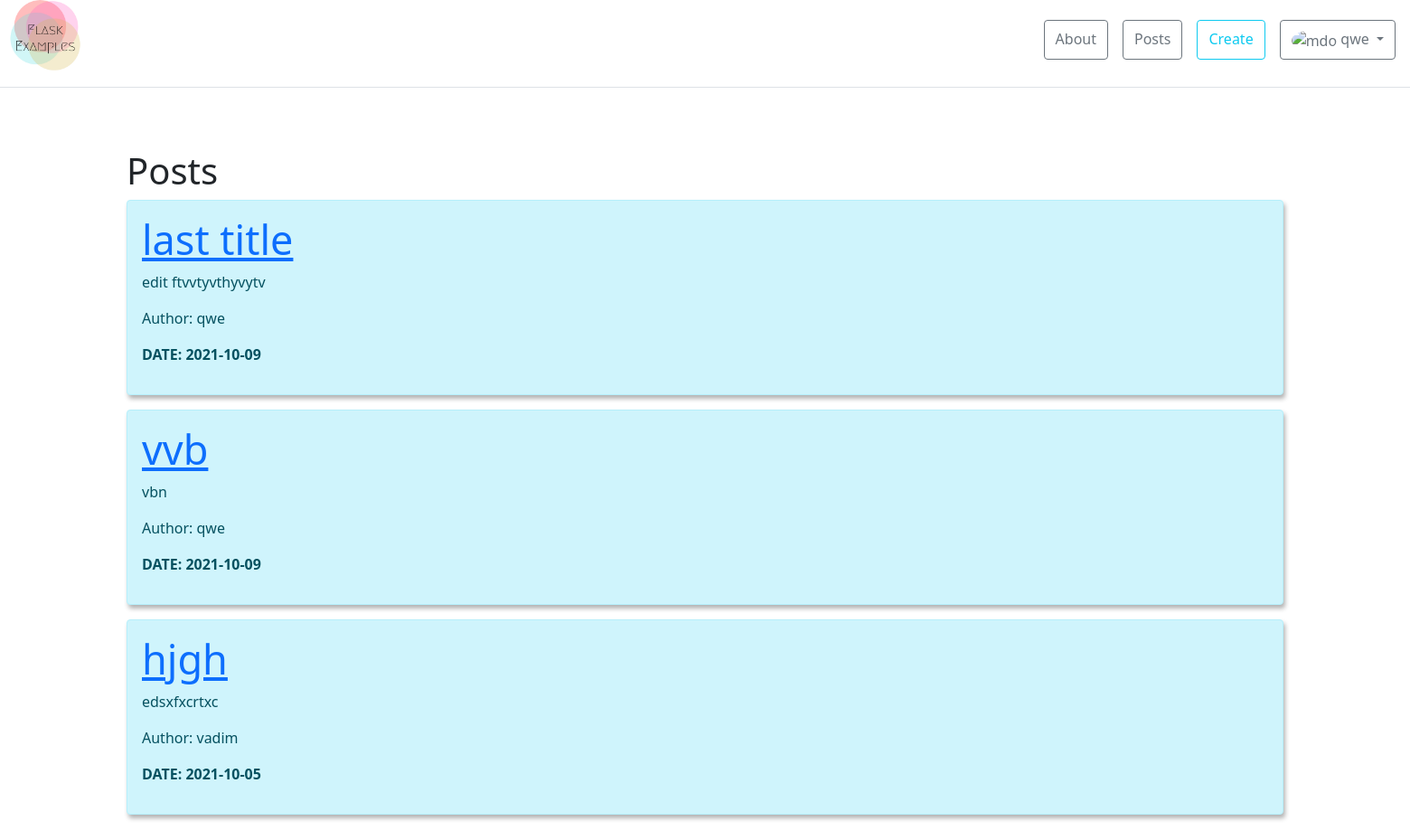
/posts (signed in), run on the app's committed database.
### app.py (models this page shows)
class User(db.Model, UserMixin):
    __tablename__ = "user"
    id = db.Column(db.Integer, primary_key=True)
    username = db.Column(db.String(20), nullable=False)
    password = db.Column(db.String(50), nullable=False)

class Article(db.Model):
    __tablename__ = "article"
    id = db.Column(db.Integer, primary_key=True)
    title = db.Column(db.String(300), nullable=False)
    intro = db.Column(db.String(300), nullable=False)
    text = db.Column(db.Text, nullable=False)
    date = db.Column(db.DateTime, default=datetime.utcnow)
    author = db.Column(db.String(20), nullable=False)

### app.py (the view)
@app.route('/posts')
def posts():
    articles = Article.query.order_by(Article.date.desc()).all()
    return render_template('posts.html', articles=articles)

### app.py (called while the page is built)
@login_manager.user_loader
def load_user(user_id):
    return User.query.get(int(user_id))

### templates/posts.html (shortened to what this page needs)
{% extends 'base.html' %}
{% block body %}
<div class="container mt-5">
    <h1>Posts</h1>
    {% if articles|length > 0%}
    {% for post in articles %}
    <div class="alert alert-info word-br box">
        <h2><a href="/posts/{{post.id}}"> {{post.title}}</a></h2>
        <p>{{post.intro}}</p>
        <p>Author: {{post.author}}</p>
        <p><b>DATE: {{post.date.date()}}</b></p>
    </div>
    {% endfor %}
    {%else %}
    <h2> There are no posts on the page yet</h2>
    {% endif %}
</div>
{% endblock %}

### templates/base.html (shortened to what this page needs)
<!DOCTYPE html>
<html lang="en">
<head>
    <link href="https://cdn.jsdelivr.net/npm/bootstrap@5.1.0/dist/css/bootstrap.min.css" rel="stylesheet"
>
    <link rel="stylesheet" href="{{url_for('static', filename='css/signin.css')}}">
    <link rel="stylesheet" href="{{url_for('static', filename='css/style.css')}}">
</head>
<body>
<div>
    <header>
        <div class="d-flex flex-column flex-md-row align-items-center pb-3 mb-4 border-bottom">
            <div class="lft-mg5">
            <a href="/" class="d-flex align-items-center text-dark text-decoration-none">
                <img src="{{url_for('static', filename='images/logo.png')}}" height="80px" alt="logo">
            </a>
            </div>
            <nav class="d-inline-flex mt-md-2 ms-md-auto">
                <a class="me-3 py-2 btn btn-outline-secondary" href="/about">About</a>
                <a class="me-3 py-2 btn btn-outline-secondary" href="/posts">Posts</a>
                {% if current_user.is_authenticated %}
                <a class="me-3 py-2 btn btn-outline-info" href="/create_post">Create</a>
                <div class="dropdown">
                    <a class="me-3 py-2 btn btn-outline-secondary dropdown-toggle" href="#" role="button"
                       id="dropdownMenuLink"
                       data-bs-toggle="dropdown" aria-expanded="false">
                        <img src="https://github.com/sl9site.png" alt="mdo" width="32" height="32"
                             class="rounded-circle">
                        {{current_user.username}}
                    </a>
                </div>
                {%else %}
                <a class="me-3 py-2 btn btn-outline-primary" href="/login">login</a>
                {% endif %}
            </nav>
        </div>
    </header>
    {% block body %}{% endblock %}
</div>
</body>
</html>

### static/css/style.css (style rules this page uses)
body { background: white }
.word-br { word-wrap: break-word; }
.box { box-shadow: 2px 4px 5px rgba(0, 0, 0, 0.3); transform: translateX(400%); transition: transform 0.4s ease; }
.box:nth-of-type(even) { transform: translateX(-400%); }
.box.show { transform: translateX(0); }
.box h2 { font-size: 45px; }
.lft-mg5 { margin-left: 10px }
.container { padding: 20px; }

### data on the page
User: username "qwe"
Article: title "last title", intro "edit ftvvtyvthyvytv", author "qwe", date "2021-10-09"
Article: title "vvb", intro "vbn", author "qwe", date "2021-10-09"
Article: title "hjgh", intro "edsxfxcrtxc", author "vadim", date "2021-10-05"
